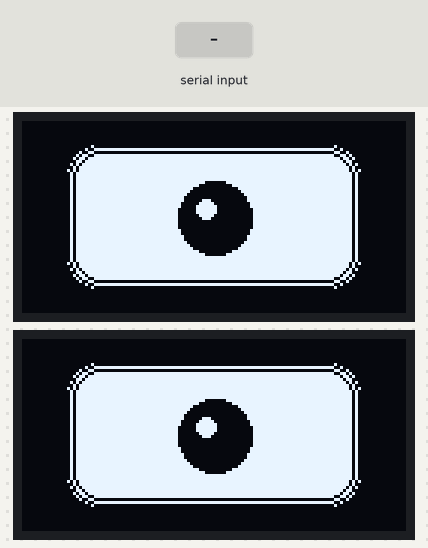
This sketch was run on a simulated ESP32. On the bench: 2 × 128×64 one-colour display. The test bench sets the inputs (shaded band). Random numbers use the default seed unless the sketch sets one; what the sketch prints to the serial monitor is not drawn.

Above: at 1.3 s.
1.4 s: "2\n" received over Serial
At 2.94 s:
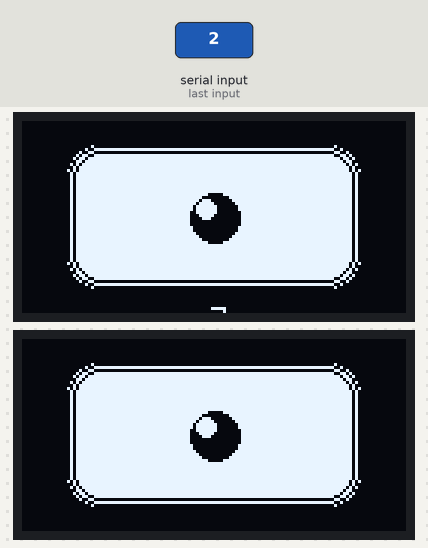
3.8 s: "S" received over Serial
At 6.0 s:
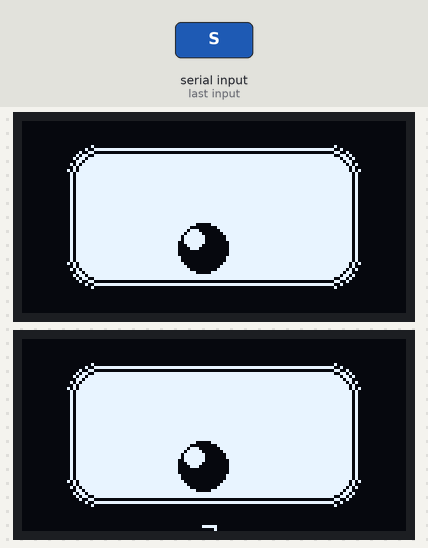
6.8 s: "a" received over Serial
At 6.92 s:
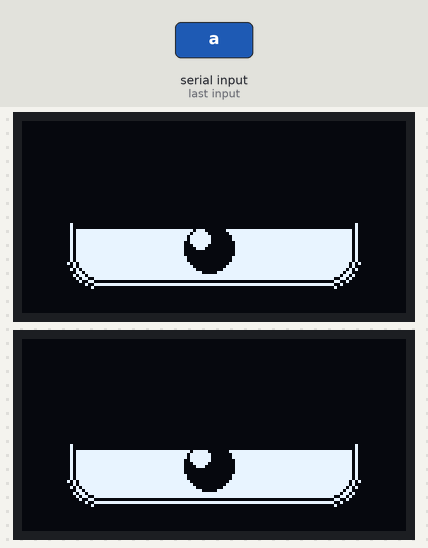
8.5 s: "w" received over Serial
At 10.07 s:
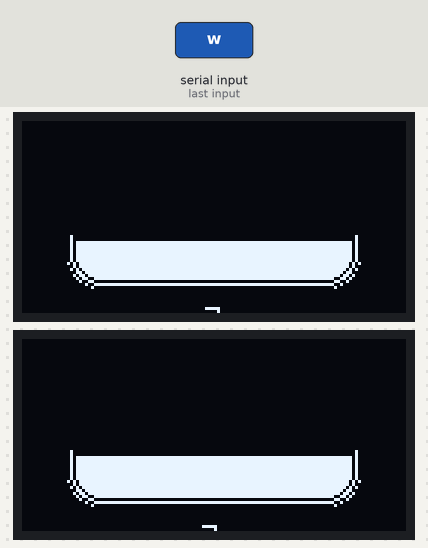
11.5 s: "90,45\n" received over Serial
At 13.1 s:
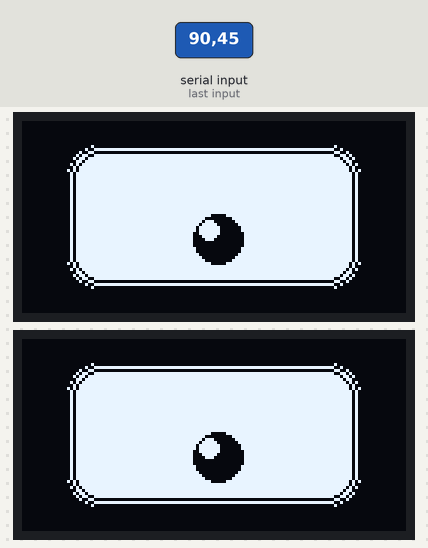
13.4 s: "d" received over Serial
At 15.56 s:
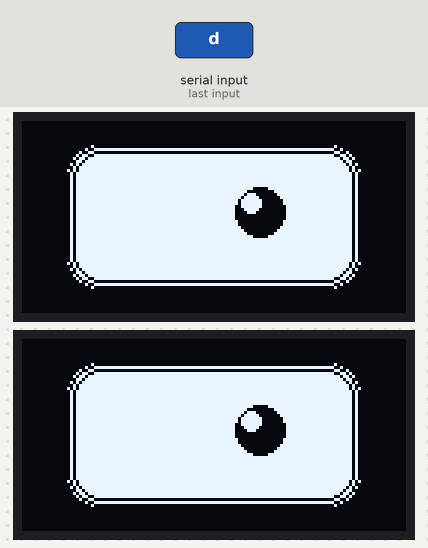
Timing chart, 0 to 16.0 s (numbered marks = the images above; inputs shaded):
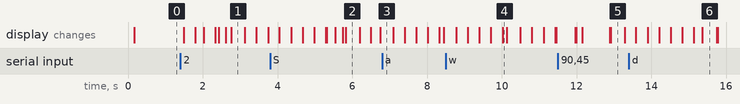

The sketch:

eye_IX_prject_robot.ino
```cpp
/*
  EMO Robot Eyes - Smooth & Curved Edition 🤖👁️
  For ESP32 + 2x 0.96" I2C OLEDs (SSD1306)
  Smooth animations + Rounded curves
*/

#include <Wire.h>
#include <Adafruit_GFX.h>
#include <Adafruit_SSD1306.h>

#define SCREEN_W 128
#define SCREEN_H 64

TwoWire I2C_L = TwoWire(0);
TwoWire I2C_R = TwoWire(1);

Adafruit_SSD1306 leftEye(SCREEN_W, SCREEN_H, &I2C_L, -1);
Adafruit_SSD1306 rightEye(SCREEN_W, SCREEN_H, &I2C_R, -1);

struct Eye {
  // Smooth movement variables
  float px, py;           // current pupil position
  float tx, ty;           // target pupil position
  float vx, vy;           // velocity for smooth movement
  float size;             // current pupil size
  float targetSize;       // target pupil size

  // Animation states
  bool blinking;
  float blinkProgress;    // 0.0 to 1.0 for smooth blink
  unsigned long lastBlink;

  // Emotional state
  int emotion;            // 0=normal, 1=happy, 2=sleepy, 3=surprised, 4=curious, 5=angry
  unsigned long lastEmotionChange;
  unsigned long lastMove;

  // Smooth transitions
  float emotionBlend;     // smooth emotion transitions
};

Eye eye;

// EMO Style Constants with rounded curves
const int EMO_EYE_WIDTH = 100;
const int EMO_EYE_HEIGHT = 50;
const int EMO_CORNER_RADIUS = 12;  // Rounded corners!
const int EMO_PUPIL_BASE_SIZE = 12;
const int EMO_PUPIL_MAX_MOVE = 20;

// ===== Smooth EMO Robot Eye =====
void drawSmoothEMOEye(Adafruit_SSD1306 &d, int cx, int cy, bool isLeft) {
  d.clearDisplay();

  // Draw EMO rounded screen
  drawRoundedEMOScreen(d, cx, cy);

  // Calculate smooth pupil position
  int pupilX = cx + eye.px;
  int pupilY = cy + eye.py;

  // Draw smooth EMO pupil
  d.fillCircle(pupilX, pupilY, eye.size, SSD1306_BLACK);

  // Smooth reflection dot
  d.fillCircle(pupilX - 3, pupilY - 3, 3, SSD1306_WHITE);

  // Smooth blinking
  if (eye.blinkProgress > 0.0) {
    drawSmoothBlink(d, cx, cy);
  }

  // Draw emotion effects
  drawSmoothEmotion(d, cx, cy, isLeft);

  d.display();
}

void drawRoundedEMOScreen(Adafruit_SSD1306 &d, int cx, int cy) {
  // EMO-style rounded rectangular screen
  int screenLeft = cx - EMO_EYE_WIDTH/2;
  int screenTop = cy - EMO_EYE_HEIGHT/2;

  // Main screen with rounded corners
  d.fillRoundRect(screenLeft, screenTop, EMO_EYE_WIDTH, EMO_EYE_HEIGHT, EMO_CORNER_RADIUS, SSD1306_WHITE);

  // Smooth border
  d.drawRoundRect(screenLeft, screenTop, EMO_EYE_WIDTH, EMO_EYE_HEIGHT, EMO_CORNER_RADIUS, SSD1306_BLACK);
  d.drawRoundRect(screenLeft+1, screenTop+1, EMO_EYE_WIDTH-2, EMO_EYE_HEIGHT-2, EMO_CORNER_RADIUS, SSD1306_BLACK);

  // Inner bezel with rounded corners
  d.drawRoundRect(screenLeft+3, screenTop+3, EMO_EYE_WIDTH-6, EMO_EYE_HEIGHT-6, EMO_CORNER_RADIUS-2, SSD1306_BLACK);
}

void drawSmoothBlink(Adafruit_SSD1306 &d, int cx, int cy) {
  int screenLeft = cx - EMO_EYE_WIDTH/2;
  int screenTop = cy - EMO_EYE_HEIGHT/2;

  // Smooth blink animation using progress
  float blinkHeight = EMO_EYE_HEIGHT * eye.blinkProgress;

  // Top eyelid (rounded)
  d.fillRoundRect(screenLeft, screenTop, EMO_EYE_WIDTH, blinkHeight/2, EMO_CORNER_RADIUS/2, SSD1306_BLACK);

  // Bottom eyelid (rounded)
  d.fillRoundRect(screenLeft, cy + EMO_EYE_HEIGHT/2 - blinkHeight/2, EMO_EYE_WIDTH, blinkHeight/2, EMO_CORNER_RADIUS/2, SSD1306_BLACK);
}

void drawSmoothEmotion(Adafruit_SSD1306 &d, int cx, int cy, bool isLeft) {
  int screenTop = cy - EMO_EYE_HEIGHT/2 - 8;

  // Smooth emotion transitions
  float blend = eye.emotionBlend;

  switch(eye.emotion) {
    case 1: // Happy - smooth ^^ eyebrows
      {
        int startY = screenTop;
        int endY = screenTop - 3;
        for(int x = -25; x <= -10; x++) {
          float t = (x + 25) / 15.0;
          int y = startY + (endY - startY) * t;
          d.drawPixel(cx + x, y, SSD1306_BLACK);
        }
        for(int x = 10; x <= 25; x++) {
          float t = (x - 10) / 15.0;
          int y = startY + (endY - startY) * t;
          d.drawPixel(cx + x, y, SSD1306_BLACK);
        }
      }
      break;

    case 2: // Sleepy - smooth eyelids
      if (!eye.blinking) {
        float closeAmount = 0.3 + 0.4 * sin(millis() * 0.002); // breathing effect
        d.fillRoundRect(cx-EMO_EYE_WIDTH/2, cy-EMO_EYE_HEIGHT/2, EMO_EYE_WIDTH, EMO_EYE_HEIGHT * closeAmount, EMO_CORNER_RADIUS/2, SSD1306_BLACK);
      }
      break;

    case 3: // Surprised - smooth OO
      {
        int startY = screenTop - 5;
        int endY = screenTop - 8;
        for(int x = -30; x <= -15; x++) {
          float t = (x + 30) / 15.0;
          int y = startY + (endY - startY) * t;
          d.drawPixel(cx + x, y, SSD1306_BLACK);
        }
        for(int x = 15; x <= 30; x++) {
          float t = (x - 15) / 15.0;
          int y = startY + (endY - startY) * t;
          d.drawPixel(cx + x, y, SSD1306_BLACK);
        }
      }
      break;

    case 4: // Curious - smooth ><
      {
        // Left eyebrow - downward slope
        for(int x = -30; x <= -15; x++) {
          int y = screenTop + (x + 30) * 0.13;
          d.drawPixel(cx + x, y, SSD1306_BLACK);
        }
        // Right eyebrow - downward slope
        for(int x = 15; x <= 30; x++) {
          int y = screenTop + (30 - x) * 0.13;
          d.drawPixel(cx + x, y, SSD1306_BLACK);
        }
      }
      break;

    case 5: // Angry - smooth VV
      {
        // Left eyebrow - V shape
        for(int x = -28; x <= -12; x++) {
          int y = screenTop + 2 - abs(x + 20) * 0.3;
          d.drawPixel(cx + x, y, SSD1306_BLACK);
        }
        // Right eyebrow - V shape
        for(int x = 12; x <= 28; x++) {
          int y = screenTop + 2 - abs(x - 20) * 0.3;
          d.drawPixel(cx + x, y, SSD1306_BLACK);
        }
      }
      break;
  }

  // Smooth Zzz animation for sleepy
  if (eye.emotion == 2 && random(0, 100) < 8) {
    float wave = sin(millis() * 0.005) * 2;
    d.setCursor(cx-8 + wave, cy+EMO_EYE_HEIGHT/2+5);
    d.setTextSize(1);
    d.print("zZz");
  }
}

// ===== Setup =====
void setup() {
  Serial.begin(115200);
  I2C_L.begin(21, 22);
  I2C_R.begin(17, 16);

  leftEye.begin(SSD1306_SWITCHCAPVCC, 0x3C);
  rightEye.begin(SSD1306_SWITCHCAPVCC, 0x3C);

  leftEye.clearDisplay();
  rightEye.clearDisplay();
  leftEye.display();
  rightEye.display();

  // Initialize smooth EMO robot eye
  eye.px = eye.py = 0;
  eye.tx = eye.ty = 0;
  eye.vx = eye.vy = 0;
  eye.size = EMO_PUPIL_BASE_SIZE;
  eye.targetSize = EMO_PUPIL_BASE_SIZE;
  eye.blinking = false;
  eye.blinkProgress = 0.0;
  eye.lastBlink = millis();
  eye.emotion = 0;
  eye.lastEmotionChange = millis();
  eye.lastMove = millis();
  eye.emotionBlend = 1.0;

  Serial.println("Smooth EMO Robot Eyes Ready! 🤖");
  Serial.println("Commands: 0-5 emotions, b=blink");
  Serial.println("0=Normal, 1=Happy, 2=Sleepy, 3=Surprised, 4=Curious, 5=Angry");
}

// ===== Main Loop =====
void loop() {
  unsigned long now = millis();

  checkSerialCommands();
  updateSmoothBehavior(now);

  // Draw both smooth EMO eyes
  drawSmoothEMOEye(leftEye, SCREEN_W/2, SCREEN_H/2, true);
  drawSmoothEMOEye(rightEye, SCREEN_W/2, SCREEN_H/2, false);

  delay(33); // ~30fps for smooth animations
}

void updateSmoothBehavior(unsigned long now) {
  // === Smooth Pupil Movement ===
  if (now - eye.lastMove > random(2500, 6000)) {
    eye.lastMove = now;

    // Smooth target changes
    eye.tx = random(-EMO_PUPIL_MAX_MOVE, EMO_PUPIL_MAX_MOVE);
    eye.ty = random(-EMO_PUPIL_MAX_MOVE/2, EMO_PUPIL_MAX_MOVE/2);
  }

  // Smooth acceleration toward target
  float ax = (eye.tx - eye.px) * 0.1;
  float ay = (eye.ty - eye.py) * 0.1;

  eye.vx += ax;
  eye.vy += ay;

  // Smooth damping
  eye.vx *= 0.85;
  eye.vy *= 0.85;

  // Update position
  eye.px += eye.vx;
  eye.py += eye.vy;

  // Soft constraints
  if (abs(eye.px) > EMO_PUPIL_MAX_MOVE) {
    eye.px = constrain(eye.px, -EMO_PUPIL_MAX_MOVE, EMO_PUPIL_MAX_MOVE);
    eye.vx *= -0.3; // gentle bounce
  }
  if (abs(eye.py) > EMO_PUPIL_MAX_MOVE/2) {
    eye.py = constrain(eye.py, -EMO_PUPIL_MAX_MOVE/2, EMO_PUPIL_MAX_MOVE/2);
    eye.vy *= -0.3; // gentle bounce
  }

  // === Smooth Emotion Transitions ===
  if (now - eye.lastEmotionChange > random(10000, 20000)) {
    eye.lastEmotionChange = now;
    int newEmotion = random(0, 6);
    if (newEmotion != eye.emotion) {
      eye.emotion = newEmotion;
      eye.emotionBlend = 0.0; // start blend
    }
  }

  // Smooth emotion blending
  if (eye.emotionBlend < 1.0) {
    eye.emotionBlend += 0.02;
    if (eye.emotionBlend > 1.0) eye.emotionBlend = 1.0;
  }

  // === Smooth Pupil Size Changes ===
  switch(eye.emotion) {
    case 0: eye.targetSize = EMO_PUPIL_BASE_SIZE; break;
    case 1: eye.targetSize = EMO_PUPIL_BASE_SIZE - 2; break;
    case 2: eye.targetSize = EMO_PUPIL_BASE_SIZE - 4; break;
    case 3: eye.targetSize = EMO_PUPIL_BASE_SIZE + 4; break;
    case 4: eye.targetSize = EMO_PUPIL_BASE_SIZE + 2; break;
    case 5: eye.targetSize = EMO_PUPIL_BASE_SIZE - 3; break;
  }

  // Smooth size interpolation
  eye.size += (eye.targetSize - eye.size) * 0.1;

  // === Smooth Blinking ===
  if (!eye.blinking && now - eye.lastBlink > random(4000, 8000)) {
    eye.blinking = true;
    eye.blinkProgress = 0.0;
    eye.lastBlink = now;
  }

  // Smooth blink animation
  if (eye.blinking) {
    eye.blinkProgress += 0.08;

    if (eye.blinkProgress >= 1.0) {
      eye.blinking = false;
      eye.blinkProgress = 0.0;
    }
  }

  // === Micro-expressions ===
  if (random(0, 200) == 0) {
    // Quick glance around
    eye.tx += random(-5, 6);
    eye.ty += random(-3, 4);
  }
}

void checkSerialCommands() {
  if (Serial.available()) {
    char cmd = Serial.read();

    // Emotion commands 0-5
    if (cmd >= '0' && cmd <= '5') {
      int newEmotion = cmd - '0';
      if (newEmotion != eye.emotion) {
        eye.emotion = newEmotion;
        eye.emotionBlend = 0.0; // start smooth transition
      }
      Serial.print("EMO Emotion: ");
      switch(eye.emotion) {
        case 0: Serial.println("Normal"); break;
        case 1: Serial.println("Happy ^^"); break;
        case 2: Serial.println("Sleepy zZz"); break;
        case 3: Serial.println("Surprised OO"); break;
        case 4: Serial.println("Curious ><"); break;
        case 5: Serial.println("Angry VV"); break;
      }
    }

    // Manual smooth blink
    if (cmd == 'b' || cmd == 'B') {
      eye.blinking = true;
      eye.blinkProgress = 0.0;
      eye.lastBlink = millis();
      Serial.println("Smooth blink!");
    }

    // Look directions with smooth movement
    if (cmd == 'w' || cmd == 'W') {
      eye.tx = 0;
      eye.ty = -15;
      Serial.println("Look up");
    }
    if (cmd == 's' || cmd == 'S') {
      eye.tx = 0;
      eye.ty = 15;
      Serial.println("Look down");
    }
    if (cmd == 'a' || cmd == 'A') {
      eye.tx = -15;
      eye.ty = 0;
      Serial.println("Look left");
    }
    if (cmd == 'd' || cmd == 'D') {
      eye.tx = 15;
      eye.ty = 0;
      Serial.println("Look right");
    }
    if (cmd == 'c' || cmd == 'C') {
      eye.tx = 0;
      eye.ty = 0;
      Serial.println("Center");
    }
  }
}
```
